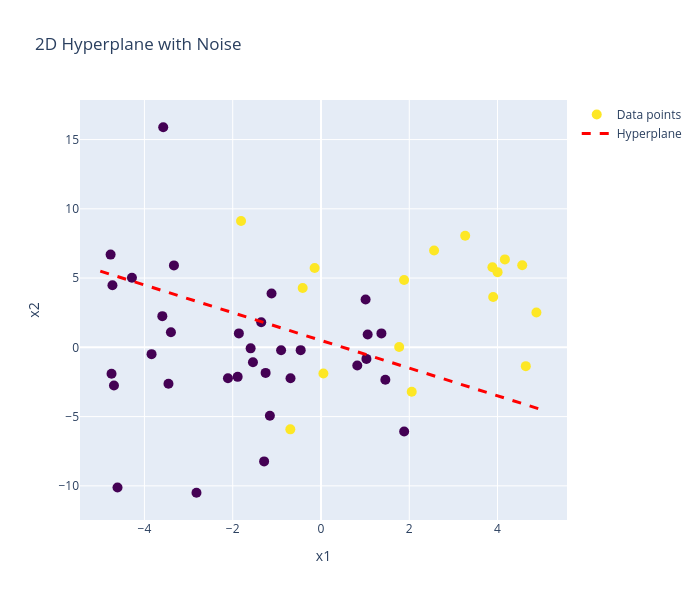

Notebook code for this chart:
### Markdown cell above
In real life, however, that is often not the case, and we often see some overlap between points of different classes across the decision boundary. The true classes of the 2D data are shown below:

### Code cell
n = 50
x1 = np.random.uniform(-5, 5, n)
x2 = np.random.uniform(-5, 5, n)

w = np.array([1, 1])
T = 0.5

linear_comb = w[0]*x1 + w[1]*x2

noise = np.random.normal(0, 4.0, n)
x2_noisy = x2 + noise
y = np.array([0 if val < T else 1 for val in linear_comb])

fig = go.Figure()

fig.add_trace(go.Scatter(
    x=x1,
    y=x2_noisy,
    mode='markers',
    marker=dict(color=y, colorscale='Viridis', size=10),
    name='Data points'
))

x_vals = np.linspace(-5, 5, 100)
y_vals = (T - w[0]*x_vals)/w[1]

fig.add_trace(go.Scatter(
    x=x_vals,
    y=y_vals,
    mode='lines',
    line=dict(color='red', width=3, dash='dash'),
    name='Hyperplane'
))

fig.update_layout(
    title="2D Hyperplane with Noise",
    xaxis_title="x1",
    yaxis_title="x2",
    width=700,
    height=600
)

fig.show()
